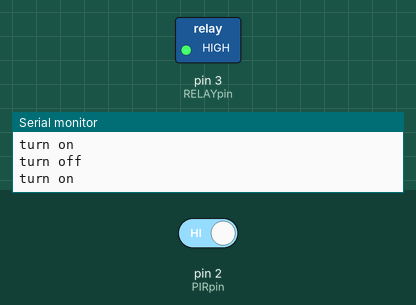
Bench run of a sketch on a simulated Arduino Uno, built with avr-gcc and run on an emulated ATmega328P. Parts: switched loads named in the sketch (green lamp = pin HIGH), the last lines printed to the serial monitor. The inputs (shaded band) are chosen by the test bench; at power-on: pin 2 (PIRpin) HIGH.

Above: at 18.0 s.
18.1 s: pin 2 (PIRpin) driven LOW
At 21.3 s:
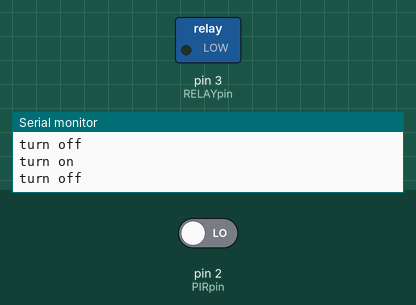
28.1 s: pin 2 (PIRpin) driven HIGH
At 28.7 s:
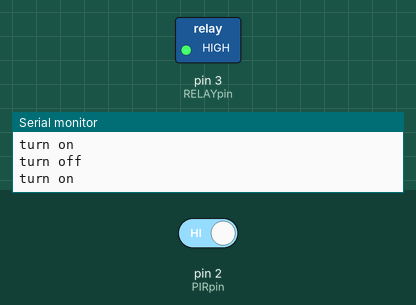
Timing chart, 0 to 31.1 s (numbered marks = the images above; inputs shaded):
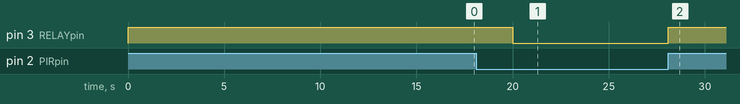

Measured:
- after the input at 18.1 s, pin 3 (RELAYpin): HIGH → LOW after 1.9 s
- after the input at 28.1 s, pin 3 (RELAYpin): LOW → HIGH at once

The sketch:

2.5.2-PIRAndLamp.ino
```cpp
/*
人体感应灯
奈何col
*/

int PIRpin = 2;
int RELAYpin = 3;

void setup()
{
  Serial.begin(9600);
  pinMode(PIRpin, INPUT);
  pinMode(RELAYpin, OUTPUT);
}

void loop()
{
  // 等待传感器检测到人
  while (!digitalRead(PIRpin))
  {
  }
  // 将灯打开10秒，然后关闭
  Serial.println("turn on");
  digitalWrite(RELAYpin, HIGH);
  delay(10000);
  digitalWrite(RELAYpin, LOW);
  Serial.println("turn off");
}
```
